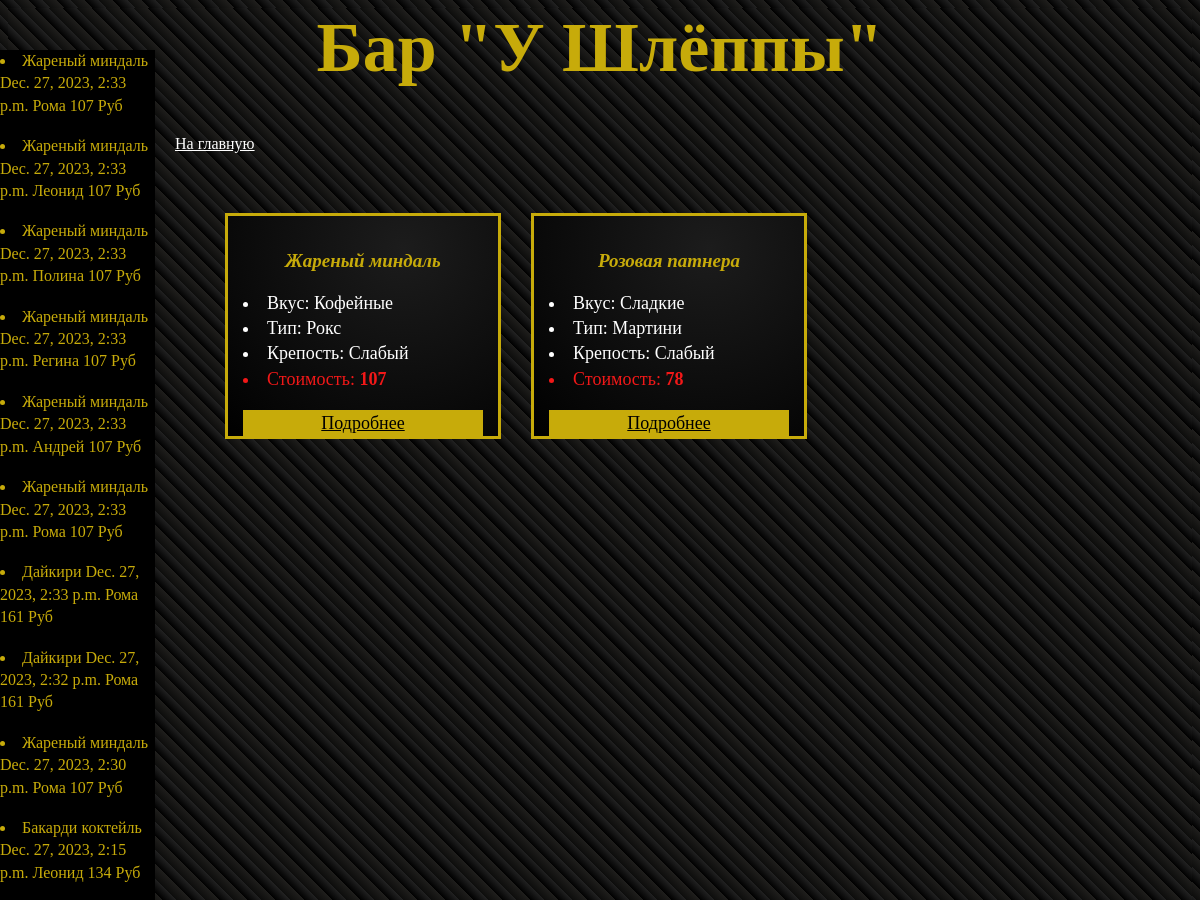
The app's page /alcohol/3/ (upper part), older data.
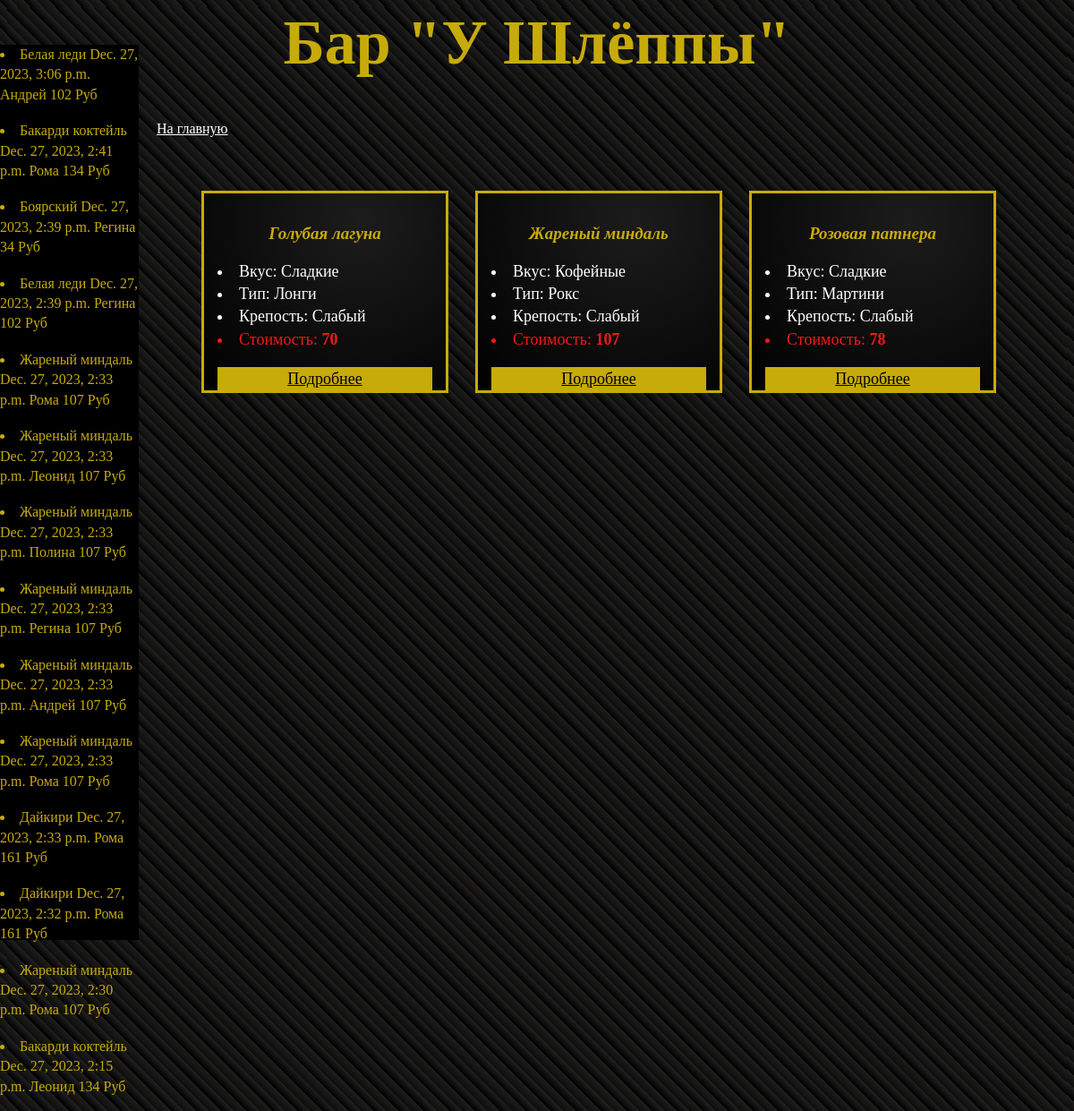
The same page, newer data.
### cocktails/models.py (models this page shows)
class Cocktail(models.Model):
    name = models.CharField(max_length=200)
    ingridients = models.ManyToManyField(Ingridient)
    alcohol = models.ForeignKey(Alcohol, blank=True, on_delete=models.CASCADE)
    taste = models.ForeignKey(Taste, blank=True, on_delete=models.CASCADE)
    group = models.ForeignKey(Group, blank=True, on_delete=models.CASCADE)
    cost = models.IntegerField(default=1)
    comment = models.CharField(max_length=400, default='Это коктейль')
    img = models.ImageField(upload_to='media/', default='media/default.jpg')
    def __str__(self):
        return self.name

class Taste(models.Model):
    name = models.CharField(max_length=200)
    def __str__(self):
        return self.name

class Group(models.Model):
    name = models.CharField(max_length=200)
    def __str__(self):
        return self.name

class Alcohol(models.Model):
    name = models.CharField(max_length=200)
    def __str__(self):
        return self.name

class Bill(models.Model):
    timestamp = models.DateTimeField()
    cock_name = models.CharField(max_length=30)
    cost = models.IntegerField()
    client = models.CharField(max_length=20, default='anon')

### cocktails/views.py (the view)
# urls.py: path('alcohol/<int:alcohol_id>/', views.show_alcohol, name='cocks'),
def show_alcohol(request, alcohol_id):
    not_aval_set = get_available()
    cocks = Cocktail.objects.all().exclude(id__in=not_aval_set).order_by('name').filter(alcohol_id=alcohol_id)
    bills = show_bills()
    context = {
        'cocks': cocks,
        'alcohol_id': alcohol_id,
        'bills': bills,
    }
    return render(request, 'cocktails/alcohol.html', context=context)

### cocktails/views.py (called while the page is built)
def get_available():
    not_aval = []
    connect = sqlite3.connect('db.sqlite3')
    cursor = connect.cursor()
    cursor.execute(
        f"SELECT cocktails_ingridient_cost.cocktail_id_id FROM cocktails_ingridient_cost JOIN cocktails_ingridient ON cocktails_ingridient_cost.ingridient_id_id=cocktails_ingridient.id WHERE cocktails_ingridient.availability is False")
    not_aval_cocks = cursor.fetchall()
    connect.close()
    for cock in not_aval_cocks:
        not_aval.append(cock[0])
    not_aval_set = set(not_aval)
    return not_aval_set

def show_bills():
    today = str(date.today())
    bills = Bill.objects.filter(timestamp__icontains=today).order_by('-timestamp')
    return bills

### cocktails/templates/cocktails/alcohol.html (shortened to what this page needs)
{% extends 'cocktails/base.html' %}
{% load static %}
{% block content %}
<!DOCTYPE html>
<html lang="en">
<head>
    <link type="text/css" href="{% static 'cocktails/css/style1.css' %}" rel="stylesheet">
</head>
<body>
<h1>Бар "У Шлёппы"</h1>
<div class="cont">
        <a class="rec_p" href="{% url 'index' %}">На главную</a>
<div class="flex">
{% for i in cocks %}
    <div class="flex-itm"><h3>{{ i }}</h3>
    <li>Вкус: {{ i.taste }}</li>
    <li>Тип: {{ i.group }}</li>
    <li>Крепость: {{ i.alcohol }}</li>
    <li class="cost">Стоимость: <b>{{ i.cost }}</b></li>
    <p class="button"><a class="lenk" href="{% url 'cocktail' i.pk %}">Подробнее</a></p></div>
{% endfor %}
</div>
</div>
</body>
</html>
{% endblock %}

### cocktails/templates/cocktails/base.html (shortened to what this page needs)
{% load static %}
<head>
</head>
<body>
            {% block content %}
            {% endblock %}
<div class='bills'>
{% for bill in bills %}
    <li>{{ bill.cock_name }} {{ bill.timestamp }} {{ bill.client }} {{ bill.cost }} Руб</li>
    <br>
{% endfor %}
</div>
</body>

Row changes from the older to the newer data that the page shows:
now on this page (row unchanged): Cocktail: name "Голубая лагуна", taste "Сладкие", group "Лонги", alcohol "Слабый", cost "70"
added Bill: cock_name "Белая леди", timestamp "Dec. 27, 2023, 3:06 p.m.", client "Андрей", cost "102"
added Bill: cock_name "Бакарди коктейль", timestamp "Dec. 27, 2023, 2:41 p.m.", client "Рома", cost "134"
added Bill: cock_name "Боярский", timestamp "Dec. 27, 2023, 2:39 p.m.", client "Регина", cost "34"
added Bill: cock_name "Белая леди", timestamp "Dec. 27, 2023, 2:39 p.m.", client "Регина", cost "102"
